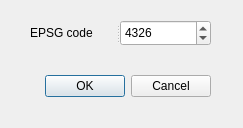
<?xml version="1.0" encoding="UTF-8"?>
<ui version="4.0">
 <class>Dialog</class>
 <widget class="QDialog" name="Dialog">
  <property name="geometry">
   <rect>
    <x>0</x>
    <y>0</y>
    <width>243</width>
    <height>128</height>
   </rect>
  </property>
  <property name="windowTitle">
   <string>Dialog</string>
  </property>
  <widget class="QDialogButtonBox" name="buttonBox">
   <property name="geometry">
    <rect>
     <x>20</x>
     <y>70</y>
     <width>191</width>
     <height>32</height>
    </rect>
   </property>
   <property name="orientation">
    <enum>Qt::Horizontal</enum>
   </property>
   <property name="standardButtons">
    <set>QDialogButtonBox::Cancel|QDialogButtonBox::Ok</set>
   </property>
  </widget>
  <widget class="QSplitter" name="splitter">
   <property name="geometry">
    <rect>
     <x>30</x>
     <y>20</y>
     <width>181</width>
     <height>26</height>
    </rect>
   </property>
   <property name="orientation">
    <enum>Qt::Horizontal</enum>
   </property>
   <widget class="QLabel" name="label">
    <property name="text">
     <string>EPSG code</string>
    </property>
   </widget>
   <widget class="QSpinBox" name="EPSGCodeSpinBox">
    <property name="maximum">
     <number>999999</number>
    </property>
    <property name="value">
     <number>4326</number>
    </property>
   </widget>
  </widget>
 </widget>
 <resources/>
 <connections>
  <connection>
   <sender>buttonBox</sender>
   <signal>accepted()</signal>
   <receiver>Dialog</receiver>
   <slot>accept()</slot>
   <hints>
    <hint type="sourcelabel">
     <x>248</x>
     <y>254</y>
    </hint>
    <hint type="destinationlabel">
     <x>157</x>
     <y>274</y>
    </hint>
   </hints>
  </connection>
  <connection>
   <sender>buttonBox</sender>
   <signal>rejected()</signal>
   <receiver>Dialog</receiver>
   <slot>reject()</slot>
   <hints>
    <hint type="sourcelabel">
     <x>316</x>
     <y>260</y>
    </hint>
    <hint type="destinationlabel">
     <x>286</x>
     <y>274</y>
    </hint>
   </hints>
  </connection>
 </connections>
</ui>
